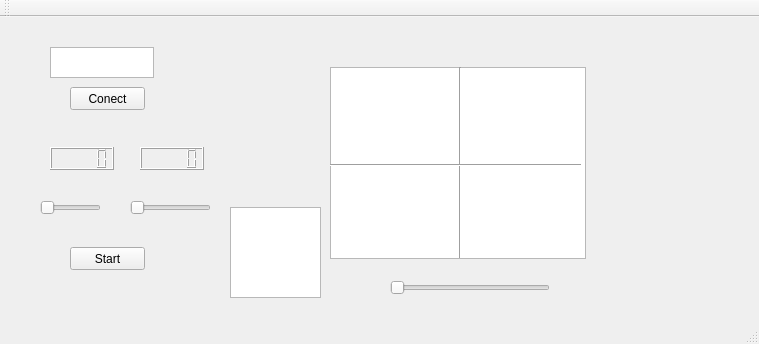
<?xml version="1.0" encoding="UTF-8"?>
<ui version="4.0">
 <class>MainWindow</class>
 <widget class="QMainWindow" name="MainWindow">
  <property name="geometry">
   <rect>
    <x>0</x>
    <y>0</y>
    <width>759</width>
    <height>344</height>
   </rect>
  </property>
  <property name="windowTitle">
   <string>MainWindow</string>
  </property>
  <widget class="QWidget" name="centralWidget">
   <widget class="QPushButton" name="pushButton">
    <property name="geometry">
     <rect>
      <x>70</x>
      <y>230</y>
      <width>75</width>
      <height>23</height>
     </rect>
    </property>
    <property name="text">
     <string>Start</string>
    </property>
   </widget>
   <widget class="QSlider" name="horizontalSliderA">
    <property name="geometry">
     <rect>
      <x>40</x>
      <y>180</y>
      <width>61</width>
      <height>22</height>
     </rect>
    </property>
    <property name="orientation">
     <enum>Qt::Horizontal</enum>
    </property>
   </widget>
   <widget class="QGraphicsView" name="graphicsView">
    <property name="geometry">
     <rect>
      <x>330</x>
      <y>50</y>
      <width>256</width>
      <height>192</height>
     </rect>
    </property>
   </widget>
   <widget class="QPushButton" name="pushButton_2">
    <property name="geometry">
     <rect>
      <x>70</x>
      <y>70</y>
      <width>75</width>
      <height>23</height>
     </rect>
    </property>
    <property name="text">
     <string>Conect</string>
    </property>
   </widget>
   <widget class="QLCDNumber" name="lcdNumberY">
    <property name="geometry">
     <rect>
      <x>140</x>
      <y>130</y>
      <width>64</width>
      <height>23</height>
     </rect>
    </property>
   </widget>
   <widget class="QLCDNumber" name="lcdNumberX">
    <property name="geometry">
     <rect>
      <x>50</x>
      <y>130</y>
      <width>64</width>
      <height>23</height>
     </rect>
    </property>
   </widget>
   <widget class="Line" name="line">
    <property name="geometry">
     <rect>
      <x>450</x>
      <y>50</y>
      <width>20</width>
      <height>191</height>
     </rect>
    </property>
    <property name="orientation">
     <enum>Qt::Vertical</enum>
    </property>
   </widget>
   <widget class="Line" name="line_2">
    <property name="geometry">
     <rect>
      <x>330</x>
      <y>140</y>
      <width>251</width>
      <height>16</height>
     </rect>
    </property>
    <property name="orientation">
     <enum>Qt::Horizontal</enum>
    </property>
   </widget>
   <widget class="QSlider" name="horizontalSliderW">
    <property name="geometry">
     <rect>
      <x>130</x>
      <y>180</y>
      <width>81</width>
      <height>22</height>
     </rect>
    </property>
    <property name="orientation">
     <enum>Qt::Horizontal</enum>
    </property>
   </widget>
   <widget class="QWidget" name="widget" native="true">
    <property name="geometry">
     <rect>
      <x>200</x>
      <y>20</y>
      <width>120</width>
      <height>31</height>
     </rect>
    </property>
    <widget class="QTextBrowser" name="textBrowser">
     <property name="geometry">
      <rect>
       <x>40</x>
       <y>71</y>
       <width>251</width>
       <height>181</height>
      </rect>
     </property>
    </widget>
   </widget>
   <widget class="QTextEdit" name="textEditSrc">
    <property name="geometry">
     <rect>
      <x>50</x>
      <y>30</y>
      <width>104</width>
      <height>31</height>
     </rect>
    </property>
   </widget>
   <widget class="QTextBrowser" name="textBrowserDst">
    <property name="geometry">
     <rect>
      <x>230</x>
      <y>190</y>
      <width>91</width>
      <height>91</height>
     </rect>
    </property>
   </widget>
   <widget class="QSlider" name="horizontalSlider">
    <property name="geometry">
     <rect>
      <x>390</x>
      <y>260</y>
      <width>160</width>
      <height>22</height>
     </rect>
    </property>
    <property name="orientation">
     <enum>Qt::Horizontal</enum>
    </property>
   </widget>
  </widget>
  <widget class="QMenuBar" name="menuBar">
   <property name="geometry">
    <rect>
     <x>0</x>
     <y>0</y>
     <width>759</width>
     <height>21</height>
    </rect>
   </property>
  </widget>
  <widget class="QToolBar" name="mainToolBar">
   <attribute name="toolBarArea">
    <enum>TopToolBarArea</enum>
   </attribute>
   <attribute name="toolBarBreak">
    <bool>false</bool>
   </attribute>
  </widget>
  <widget class="QStatusBar" name="statusBar"/>
 </widget>
 <layoutdefault spacing="6" margin="11"/>
 <resources/>
 <connections>
  <connection>
   <sender>pushButton</sender>
   <signal>clicked()</signal>
   <receiver>MainWindow</receiver>
   <slot>start()</slot>
   <hints>
    <hint type="sourcelabel">
     <x>144</x>
     <y>263</y>
    </hint>
    <hint type="destinationlabel">
     <x>336</x>
     <y>252</y>
    </hint>
   </hints>
  </connection>
  <connection>
   <sender>horizontalSliderA</sender>
   <signal>sliderMoved(int)</signal>
   <receiver>graphicsView</receiver>
   <slot>showNormal()</slot>
   <hints>
    <hint type="sourcelabel">
     <x>185</x>
     <y>222</y>
    </hint>
    <hint type="destinationlabel">
     <x>381</x>
     <y>181</y>
    </hint>
   </hints>
  </connection>
 </connections>
 <slots>
  <slot>start()</slot>
 </slots>
</ui>
